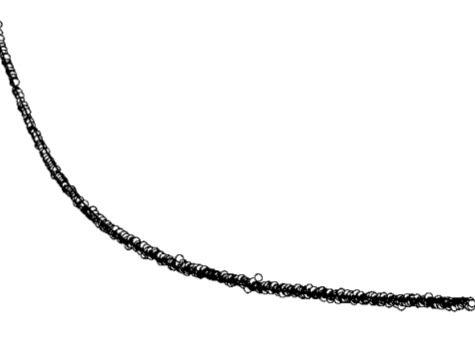
#> input picture experimental/chen2005a/chen2005_fig4a.png, 475 x 353 px
$ python extractPlotData.py
#> lines starting #> are read from the running program, lines starting #| are printed output that depends on the picture; after the words box and inside, x2 and y2 are one past the last pixel; in counts of white or black regions, pixels touching at a corner belong together
import numpy as np
import matplotlib.pyplot as plt
from scipy import signal

def filterByNeighbors(originalPlot, neighborhoodSize, neighborThreshold):
  filteredPlot = np.zeros((originalPlot.shape[0], originalPlot.shape[1]))
  maxValue = np.max(np.max(originalPlot))
  intensityThreshold = maxValue*0.5

  for ii in range(neighborhoodSize, originalPlot.shape[1]-neighborhoodSize):
    jj = neighborhoodSize
    while (jj<originalPlot.shape[0]-neighborhoodSize):
      jj+=1
      totalNeighbors = 0
      if (originalPlot[jj, ii] > intensityThreshold):
        neighborhood = originalPlot[jj-neighborhoodSize:jj+neighborhoodSize+1, ii-neighborhoodSize:ii+neighborhoodSize+1]
        totalNeighbors = np.sum(np.sum(neighborhood))/maxValue
      if (totalNeighbors>neighborThreshold):
        filteredPlot[jj, ii] = 1
        jj+=2*neighborhoodSize
  return filteredPlot

def lowPassFilter(originalPlot, size):
  kernel = np.ones((size, size))
  output = signal.convolve2d(originalPlot, kernel, boundary='symm', mode='same')
  return output

def findPlotValues(plot):
  fluorescence = np.zeros((6, plot.shape[1]))
  timeIndex = 0
  while (timeIndex<plot.shape[1]):
    ftszIndex = 0
    amplitude = 0
    while ((ftszIndex<6) and (amplitude<plot.shape[0])):
      if (plot[amplitude, timeIndex]>0):
        fluorescence[ftszIndex, timeIndex] = plot.shape[0] - amplitude
        ftszIndex += 1
        amplitude += 20
      else:
        fluorescence[ftszIndex, timeIndex] = 0
      amplitude += 1
    timeIndex += 1
  return fluorescence

def lightSignalToConcMonomer(lightSignal, startConcentration, criticalConcentration):
  lightSignalConv = signal.convolve(lightSignal, [0.25, 0.25, 0.25, 0.25], mode='same')
  lightSignalConv[0:3] = lightSignal[0:3]
  lightSignalConv[-4:-1] = lightSignal[-4:-1]
  fluorPerConc = (np.mean(lightSignalConv[0:5]) - np.mean(lightSignalConv[-6:-1]))/(startConcentration - criticalConcentration)
  dataPoints = lightSignalConv.shape[0]
  concMonomer = np.zeros(dataPoints)
  concMonomer[0] = startConcentration
  for ii in range(1, dataPoints):
    fluorDiff = lightSignalConv[ii] - lightSignalConv[ii-1]
    concDiff = fluorDiff/fluorPerConc
    concMonomer[ii] = concMonomer[ii-1] + concDiff
  concMonomer[-1] = criticalConcentration
  return concMonomer


imOriginal = plt.imread('chen2005_fig4a.png')
#> imOriginal is the input picture: shape (353, 475, 4) float32; mean R, G, B, A 0.966, 0.966, 0.966, 1
im = imOriginal[:, :, 0]
im = np.multiply(im, -1)
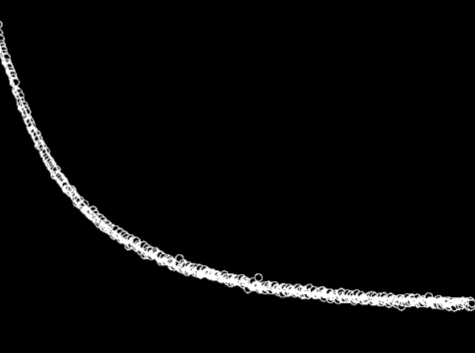
#> im: shape (353, 475) float32; min -1, max 0, mean -0.966; drawn with min black and max white
im = np.subtract(im, np.min(im))
im = np.pad(im, 10, 'edge')
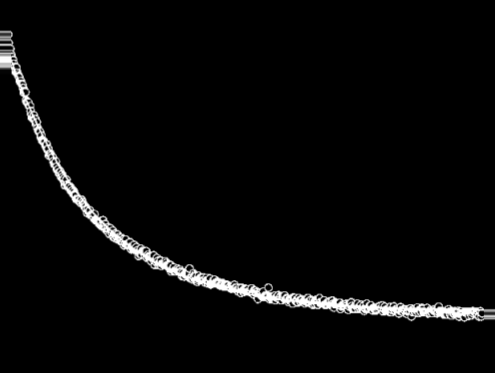
#> im: shape (373, 495) float32; min 0, max 1, mean 0.0321

len = 2
wid = 2
plt.subplot(len, wid, 1)
plt.imshow(im)

filteredPlot0 = lowPassFilter(im, 3)
plt.subplot(len, wid, 2)
plt.imshow(filteredPlot0)

filteredPlot1 = filterByNeighbors(filteredPlot0, 2, 4)
#> in filterByNeighbors, `maxValue = np.max(np.max(originalPlot))`: maxValue = 9
#> in filterByNeighbors, `intensityThreshold = maxValue*0.5`: intensityThreshold = 4.5
#> after the loop in filterByNeighbors, `for ii in range(neighborhoodSize, originalPlot.shape[1]-neighborhoodSi..`:
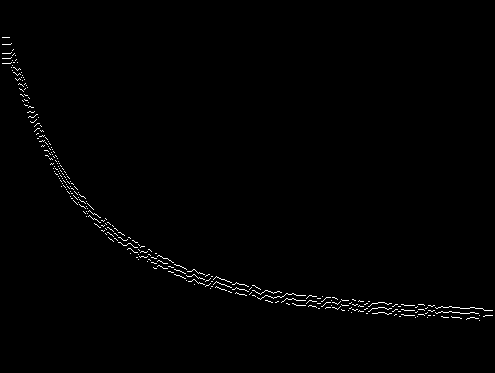
#> filteredPlot: shape (373, 495) float64; values 0 (black) and 1 (white), 0.82% white in thin lines or dots, all inside (x1, y1, x2, y2) = (2, 37, 493, 321)
filteredPlot1 = filteredPlot1[10:-10, 10:-10]
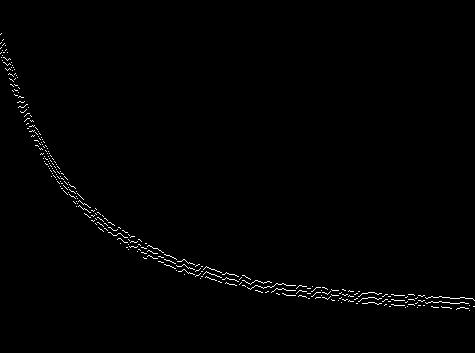
#> filteredPlot1: shape (353, 475) float64; values 0 (black) and 1 (white), 0.86% white in thin lines or dots, all inside (x1, y1, x2, y2) = (0, 33, 475, 311)
plt.subplot(len, wid, 3)
plt.imshow(filteredPlot1)

fluorescence = findPlotValues(filteredPlot1)
space = np.linspace(0, fluorescence.shape[1], num=fluorescence.shape[1])
#> space = 475 values from 0 to 475
time = np.linspace(0, 16, num=fluorescence.shape[1])
#> time = 475 values from 0 to 16
plt.subplot(len, wid, 4)
#plt.imshow(imOriginal)
for ii in range(6):
  plt.scatter(space, fluorescence[ii,:], alpha=0.1)
#plt.show()


startFtsz = [3.12, 2.42, 1.98, 1.56, 1.22, 0.85]
concMonomer = np.zeros((fluorescence.shape))
plt.figure()
for ii in range(concMonomer.shape[0]):
  concMonomer[ii,:] = lightSignalToConcMonomer(fluorescence[ii,:], startFtsz[ii], 0.53)
  plt.plot(time, concMonomer[ii,:])
#> this loop made 6 passes
#> fluorPerConc in lightSignalToConcMonomer on passes 1 to 6: 100.7, 62.09, 0, 0, 0, 0
plt.show()
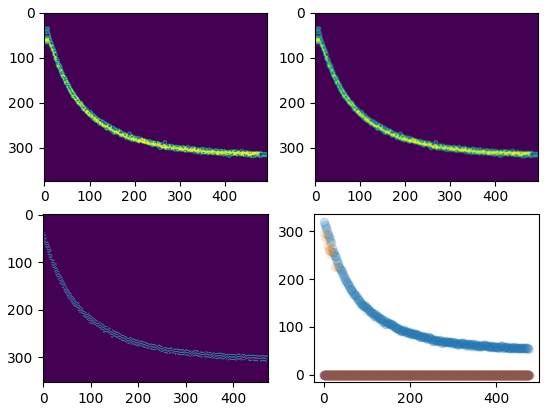
#> figure drawn by matplotlib, 4 panels
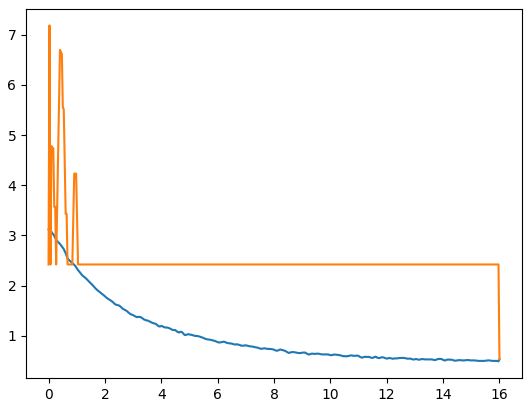
#> figure drawn by matplotlib, 1 panel; curve peaks at x = 0.0338, y = 3.13; curve peaks at x = 0.0338, y = 7.19
result = np.vstack((concMonomer, time))
result = np.rot90(result, k=3)

np.savetxt("chen2005_fig4a.csv", result, delimiter=",", fmt='%f')
